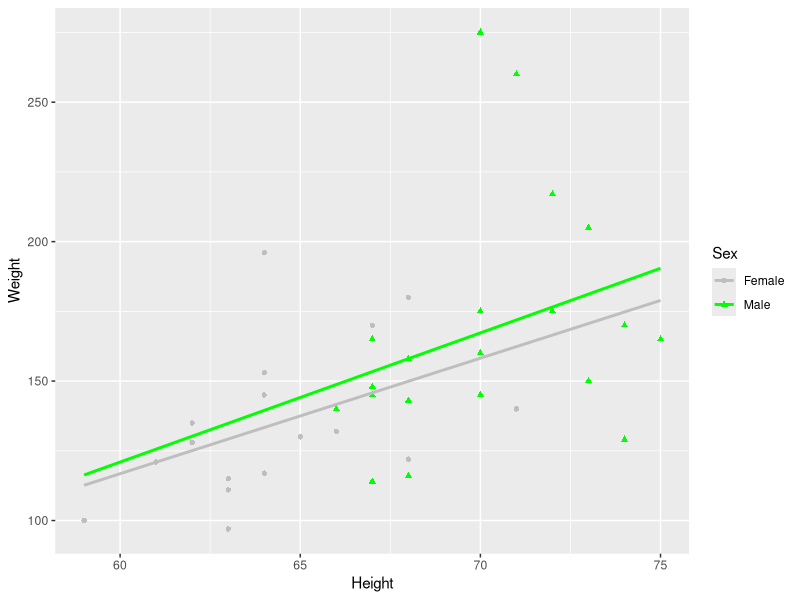

R code for this plot: (Note: this script raises an error after producing the figure.)
library(psych)
wt = read.table("ClassData.csv", sep=',', header=T)
summary(wt$Weight)
describeBy(wt$Weight, wt$Sex)

library(ggplot2)
ggplot(wt, aes(x=Height, y=Weight, color=Sex, shape=Sex)) +
  geom_point() +
  geom_smooth(method=lm, se=FALSE, fullrange=TRUE)+
  scale_color_manual(values=c('gray','green'))

model1 <- lm(Weight~Sex, data=wt)
summary(model1)

model2 <- lm(Weight~SexID, data=wt)
summary(model2)

#additive model

model3<- lm(Weight ~Height + Sex, data=wt)
summary(model3)

model4<- lm(Weight~ Height*Sex, data = wt)
summary(model4)

predict(catmod2, interval="confidence", newdata=data.frame(Height=c(66, 66), Sex=c("Male","Female")))

li = read.table("LifeInsurance.csv", sep=',', header=T)
library(car)
library(ggplot2)

model = lm(LifeInsurance ~., data=li)
qqPlot(model, main="QQ Plot") #qq plot for studentized resid


leveragePlots(model) # leverage plots identify possible influential outliers

# identify Di (Cook's Distance) values > 4/n
cutoff = 4/((nrow(li)))
plot(model, which=4, cook.levels=cutoff)
#alternative plot for Di
plot(cooks.distance(lm(LifeInsurance ~., data=li)))
abline(4/(nrow(li)),0)

#create new data set with the QQplot outliers removed
li2 = li[-c(3,7), ]
#Run regression on new data set and compare the two models
model2 = lm(LifeInsurance ~., data=li2)
summary(model)
summary(model2)

#plot regression lines from the full and reduced data sets
ggplot(li, aes(AvgAnnualIncome, RiskAversionScore, LifeInsurance)) +
  geom_point() +
  geom_smooth(method="lm", se=F, aes(color="With")) +
  geom_smooth(data = li[-c(3,7), ], method="lm", se=F, aes(color="Without"))+
  scale_colour_manual(name='',values=c("red","green"))

#check for multicollinearity among predictor variables
#general rull of thumb is that multicollinearity present when
#VIF values for a predictor greater than 10 - i.e. that predictor
#highly correlated with other predictors in model
vif(lm(LifeInsurance ~., data=li))